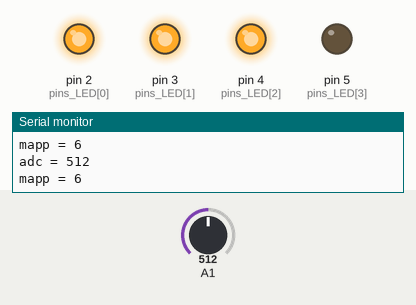
Bench run of a sketch on a simulated Arduino Uno, built with avr-gcc and run on an emulated ATmega328P. Shown: output pins drawn as LEDs (lit = HIGH), the last lines printed to the serial monitor. The test bench sets the inputs (shaded band); at power-on: A1 = 512.

Above: at 1.8 s.
1.9 s: A1 set to 544
3.4 s: A1 set to 566
At 5.2 s:
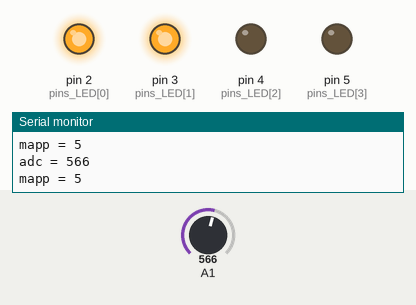
5.5 s: A1 set to 306
At 6.9 s:
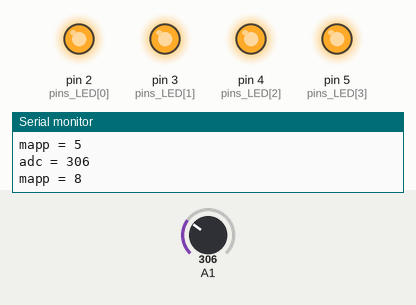
7.5 s: A1 set to 363
9.2 s: A1 set to 388
At 11.2 s:
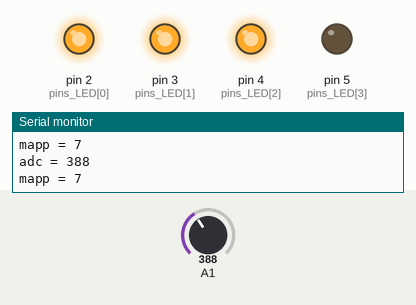
11.5 s: A1 set to 122
At 12.8 s:
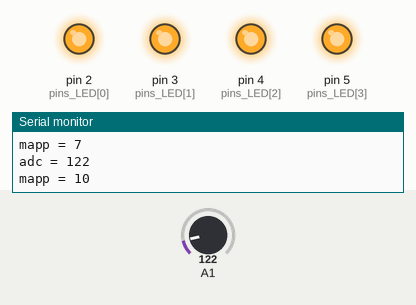
Timing chart, 0 to 14.5 s (numbered marks = the images above; inputs shaded):
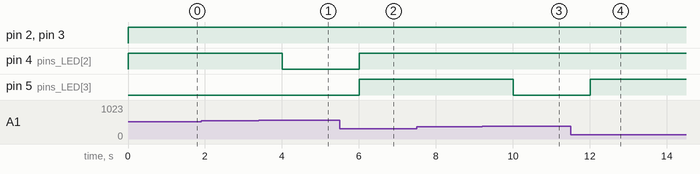

Measured:
- the behaviour switches between 557 and 558 on A1 (found by bisection; images 0 and 1)
- the behaviour switches between 371 and 372 on A1 (found by bisection; images 2 and 3)
- after the input at 3.4 s, pin 4 (pins_LED[2]): HIGH → LOW after 0.60 s
- after the input at 5.5 s, pin 4 (pins_LED[2]), pin 5 (pins_LED[3]): LOW → HIGH after 0.50 s
- after the input at 9.2 s, pin 5 (pins_LED[3]): HIGH → LOW after 0.81 s
- after the input at 11.5 s, pin 5 (pins_LED[3]): LOW → HIGH after 0.51 s

The sketch:

HW7_1.ino
```cpp
int pins_LED[4] = {2,3,4,5};

void setup( ) {
  Serial.begin(9600);
  for (int i = 0; i < 4; i++)
  {
    pinMode(pins_LED[i], OUTPUT);
  }
}

void loop( ) {
  int adc = analogRead(A1);
  int mapp = map(adc, 0, 1023, 11, 0);
  Serial.print("adc = ");
  Serial.println(adc);
  Serial.print("mapp = ");
  Serial.println(mapp);
  for (int i = 0; i < 4; i++)
  {
    if (mapp >= (i + 1) * 2)
    {
      digitalWrite(pins_LED[i], HIGH);
    }
    else
    {
      digitalWrite(pins_LED[i], LOW);
    }
  }
  delay(1000);
}
```
